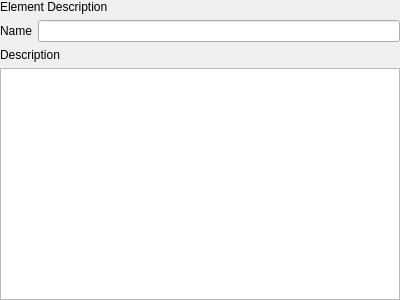
<?xml version="1.0" encoding="UTF-8"?>
<ui version="4.0">
 <class>CreateExternalProcessNamePage</class>
 <widget class="QWizardPage" name="CreateExternalProcessNamePage">
  <property name="geometry">
   <rect>
    <x>0</x>
    <y>0</y>
    <width>400</width>
    <height>300</height>
   </rect>
  </property>
  <property name="windowTitle">
   <string>WizardPage</string>
  </property>
  <layout class="QVBoxLayout" name="verticalLayout">
   <property name="leftMargin">
    <number>0</number>
   </property>
   <property name="topMargin">
    <number>0</number>
   </property>
   <property name="rightMargin">
    <number>0</number>
   </property>
   <property name="bottomMargin">
    <number>0</number>
   </property>
   <item>
    <widget class="QLabel" name="lblTitle">
     <property name="text">
      <string>Element Description</string>
     </property>
    </widget>
   </item>
   <item>
    <layout class="QHBoxLayout" name="nameLayout">
     <item>
      <widget class="QLabel" name="lblName">
       <property name="text">
        <string>Name</string>
       </property>
      </widget>
     </item>
     <item>
      <widget class="QLineEdit" name="leName"/>
     </item>
    </layout>
   </item>
   <item>
    <widget class="QLabel" name="lblDescription">
     <property name="text">
      <string>Description</string>
     </property>
    </widget>
   </item>
   <item>
    <widget class="QTextEdit" name="teDescription">
     <property name="acceptRichText">
      <bool>true</bool>
     </property>
    </widget>
   </item>
  </layout>
 </widget>
 <resources/>
 <connections/>
</ui>
